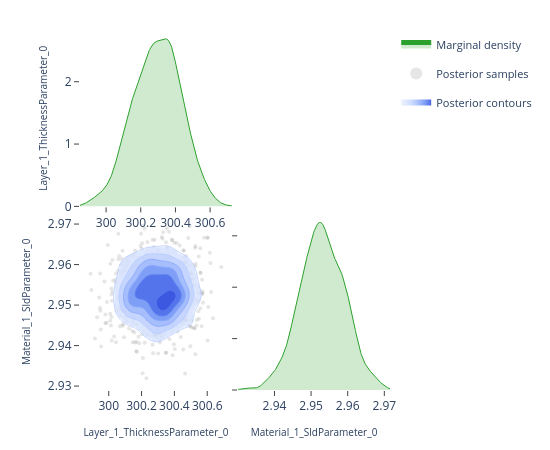

Notebook code for this chart:
### Code cell
# ---- Pairwise focus: thickness vs SLD ---------------------------------------
# A 2-parameter corner plot zooms in on the joint posterior for a specific
# pair.  This is the same view the EasyReflectometryApp's "2D Heatmap"
# sub-tab uses to inspect parameter degeneracies.


params_of_interest = ['Layer_1_ThicknessParameter_0', 'Material_1_SldParameter_0']
idx = [posterior.param_names.index(p) for p in params_of_interest]
subset_draws = np.asarray(posterior.draws)[:, idx]

fig = plot_corner(subset_draws, params_of_interest)
fig.show()

### Figure 1 — Plotly figure (JSON) as saved in the notebook; plotly's stock layout.template omitted (floating-point values rounded to 4 significant figures; data arrays with more than 128 entries replaced by an {"elided": "..."} marker saying what was removed)
{"data": [{"fill": "tozeroy", "fillcolor": "rgba(44, 160, 44, 0.22)", "hoverinfo": "skip", "legendgroup": "marginal", "line": {"color": "rgb(44, 160, 44)", "width": 1}, "mode": "lines", "name": "Marginal density", "showlegend": true, "type": "scatter", "x": {"elided": "256 float values"}, "xaxis": "x", "y": {"elided": "256 float values"}, "yaxis": "y"}, {"hoverinfo": "skip", "legendgroup": "scatter", "marker": {"color": "rgba(140, 140, 140, 0.22)", "size": 4}, "mode": "markers", "name": "Posterior samples", "showlegend": true, "type": "scatter", "x": {"elided": "880 float values"}, "xaxis": "x3", "y": {"elided": "880 float values"}, "yaxis": "y3", "zorder": 0}, {"colorscale": [[0.0, "rgba(224, 233, 255, 0.62)"], [0.35, "rgba(183, 203, 255, 0.70)"], [0.6, "rgba(138, 169, 252, 0.78)"], [0.82, "rgba(96, 131, 242, 0.84)"], [1.0, "rgba(58, 86, 224, 0.90)"]], "connectgaps": false, "contours": {"coloring": "fill", "end": 150.4, "showlabels": false, "showlines": false, "size": 23.75, "start": 31.67}, "hoverinfo": "skip", "legendgroup": "contour", "name": "Posterior contours", "showlegend": true, "showscale": false, "type": "contour", "x": [299.8, 299.9, 299.9, 299.9, 299.9, 299.9, 299.9, 299.9, 299.9, 299.9, 300.0, 300.0, 300.0, 300.0, 300.0, 300.0, 300.0, 300.0, 300.0, 300.1, 300.1, 300.1, 300.1, 300.1, 300.1, 300.1, 300.1, 300.1, 300.2, 300.2, 300.2, 300.2, 300.2, 300.2, 300.2, 300.2, 300.2, 300.3, 300.3, 300.3, 300.3, 300.3, 300.3, 300.3, 300.3, 300.3, 300.4, 300.4, 300.4, 300.4, 300.4, 300.4, 300.4, 300.4, 300.4, 300.5, 300.5, 300.5, 300.5, 300.5, 300.5, 300.5, 300.5, 300.5, 300.6, 300.6, 300.6, 300.6, 300.6, 300.6, 300.6, 300.6, 300.6, 300.7, 300.7, 300.7, 300.7, 300.7, 300.7, 300.7], "xaxis": "x3", "y": [2.93, 2.931, 2.931, 2.932, 2.932, 2.933, 2.933, 2.934, 2.934, 2.935, 2.935, 2.936, 2.936, 2.937, 2.937, 2.938, 2.938, 2.939, 2.94, 2.94, 2.941, 2.941, 2.942, 2.942, 2.943, 2.943, 2.944, 2.944, 2.945, 2.945, 2.946, 2.946, 2.947, 2.947, 2.948, 2.948, 2.949, 2.949, 2.95, 2.951, 2.951, 2.952, 2.952, 2.953, 2.953, 2.954, 2.954, 2.955, 2.955, 2.956, 2.956, 2.957, 2.957, 2.958, 2.958, 2.959, 2.959, 2.96, 2.961, 2.961, 2.962, 2.962, 2.963, 2.963, 2.964, 2.964, 2.965, 2.965, 2.966, 2.966, 2.967, 2.967, 2.968, 2.968, 2.969, 2.969, 2.97, 2.971, 2.971, 2.972], "yaxis": "y3", "z": {"elided": "80x80 float values"}, "zmax": 150.4, "zmin": 31.67, "zorder": 1}, {"colorscale": [[0.0, "rgba(183, 203, 255, 0.94)"], [0.35, "rgba(183, 203, 255, 0.94)"], [0.35, "rgba(138, 169, 252, 0.95)"], [0.6, "rgba(138, 169, 252, 0.95)"], [0.6, "rgba(96, 131, 242, 0.96)"], [0.82, "rgba(96, 131, 242, 0.96)"], [0.82, "rgba(58, 86, 224, 0.98)"], [1.0, "rgba(58, 86, 224, 0.98)"]], "contours": {"coloring": "lines", "end": 150.4, "showlabels": false, "size": 23.75, "start": 31.67}, "hoverinfo": "skip", "legendgroup": "contour", "line": {"width": 0.9}, "showlegend": false, "showscale": false, "type": "contour", "x": [299.8, 299.9, 299.9, 299.9, 299.9, 299.9, 299.9, 299.9, 299.9, 299.9, 300.0, 300.0, 300.0, 300.0, 300.0, 300.0, 300.0, 300.0, 300.0, 300.1, 300.1, 300.1, 300.1, 300.1, 300.1, 300.1, 300.1, 300.1, 300.2, 300.2, 300.2, 300.2, 300.2, 300.2, 300.2, 300.2, 300.2, 300.3, 300.3, 300.3, 300.3, 300.3, 300.3, 300.3, 300.3, 300.3, 300.4, 300.4, 300.4, 300.4, 300.4, 300.4, 300.4, 300.4, 300.4, 300.5, 300.5, 300.5, 300.5, 300.5, 300.5, 300.5, 300.5, 300.5, 300.6, 300.6, 300.6, 300.6, 300.6, 300.6, 300.6, 300.6, 300.6, 300.7, 300.7, 300.7, 300.7, 300.7, 300.7, 300.7], "xaxis": "x3", "y": [2.93, 2.931, 2.931, 2.932, 2.932, 2.933, 2.933, 2.934, 2.934, 2.935, 2.935, 2.936, 2.936, 2.937, 2.937, 2.938, 2.938, 2.939, 2.94, 2.94, 2.941, 2.941, 2.942, 2.942, 2.943, 2.943, 2.944, 2.944, 2.945, 2.945, 2.946, 2.946, 2.947, 2.947, 2.948, 2.948, 2.949, 2.949, 2.95, 2.951, 2.951, 2.952, 2.952, 2.953, 2.953, 2.954, 2.954, 2.955, 2.955, 2.956, 2.956, 2.957, 2.957, 2.958, 2.958, 2.959, 2.959, 2.96, 2.961, 2.961, 2.962, 2.962, 2.963, 2.963, 2.964, 2.964, 2.965, 2.965, 2.966, 2.966, 2.967, 2.967, 2.968, 2.968, 2.969, 2.969, 2.97, 2.971, 2.971, 2.972], "yaxis": "y3", "z": {"elided": "80x80 float values"}, "zmax": 150.4, "zmin": 31.67, "zorder": 2}, {"fill": "tozeroy", "fillcolor": "rgba(44, 160, 44, 0.22)", "hoverinfo": "skip", "legendgroup": "marginal", "line": {"color": "rgb(44, 160, 44)", "width": 1}, "mode": "lines", "name": "Marginal density", "showlegend": false, "type": "scatter", "x": {"elided": "256 float values"}, "xaxis": "x4", "y": {"elided": "256 float values"}, "yaxis": "y4"}], "layout": {"height": 450, "legend": {"font": {"size": 11}, "itemsizing": "constant", "orientation": "v", "x": 1.02, "xanchor": "left", "y": 1.0, "yanchor": "top"}, "margin": {"b": 60, "l": 80, "r": 160, "t": 30}, "plot_bgcolor": "white", "showlegend": true, "width": 550, "xaxis": {"anchor": "y", "domain": [0.0, 0.49], "showgrid": false, "ticks": "outside", "zeroline": false}, "xaxis2": {"anchor": "y2", "domain": [0.51, 1.0], "showgrid": false, "ticks": "outside", "visible": false, "zeroline": false}, "xaxis3": {"anchor": "y3", "domain": [0.0, 0.49], "showgrid": false, "ticks": "outside", "title": {"font": {"size": 10}, "text": "Layer_1_ThicknessParameter_0"}, "zeroline": false}, "xaxis4": {"anchor": "y4", "domain": [0.51, 1.0], "showgrid": false, "ticks": "outside", "title": {"font": {"size": 10}, "text": "Material_1_SldParameter_0"}, "zeroline": false}, "yaxis": {"anchor": "x", "domain": [0.51, 1.0], "showgrid": false, "ticks": "outside", "title": {"font": {"size": 10}, "text": "Layer_1_ThicknessParameter_0"}, "zeroline": false}, "yaxis2": {"anchor": "x2", "domain": [0.51, 1.0], "showgrid": false, "ticks": "outside", "visible": false, "zeroline": false}, "yaxis3": {"anchor": "x3", "domain": [0.0, 0.49], "showgrid": false, "ticks": "outside", "title": {"font": {"size": 10}, "text": "Material_1_SldParameter_0"}, "zeroline": false}, "yaxis4": {"anchor": "x4", "domain": [0.0, 0.49], "showgrid": false, "showticklabels": false, "ticks": "outside", "zeroline": false}}}
